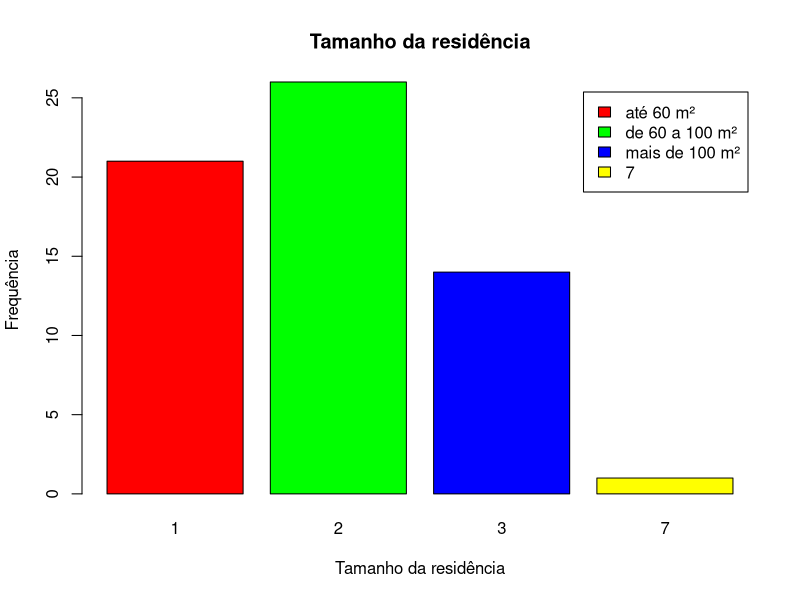
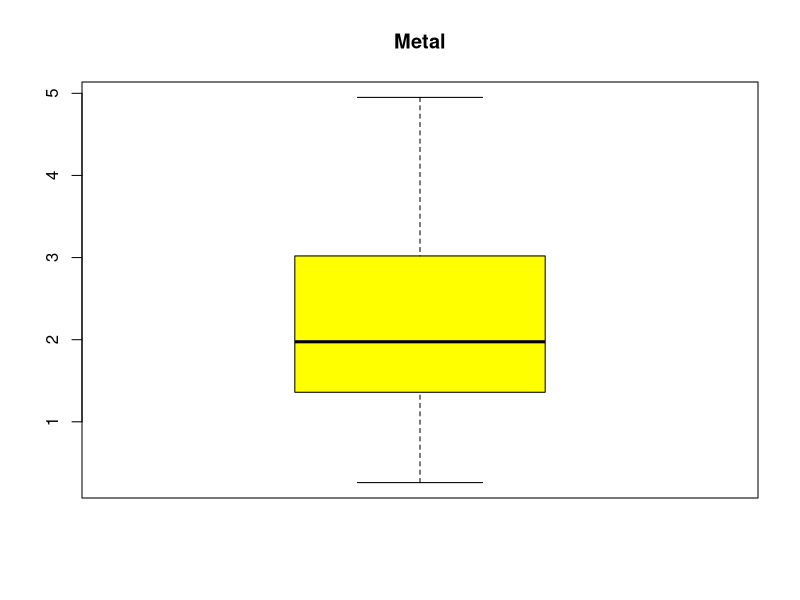
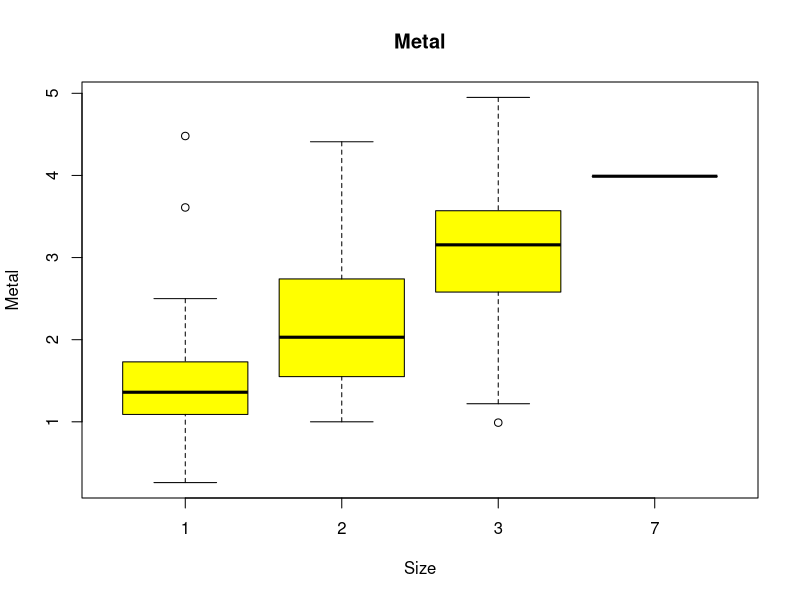
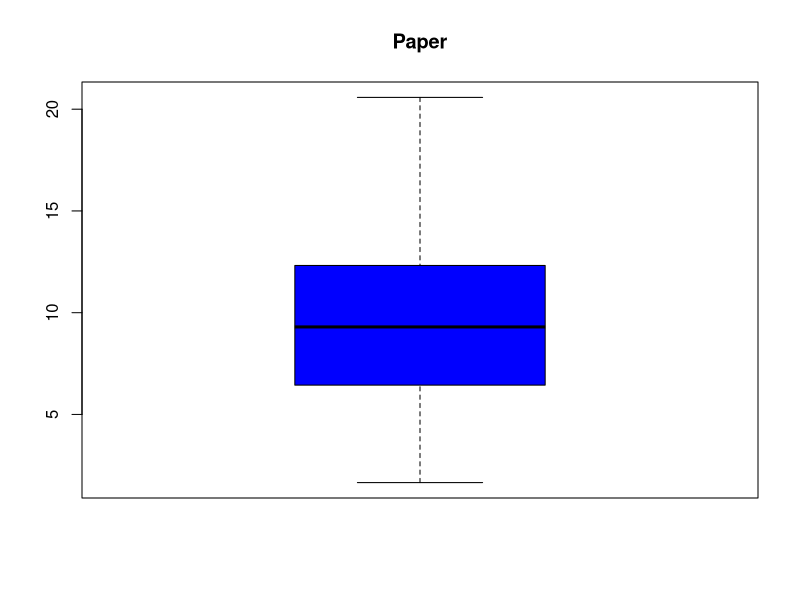
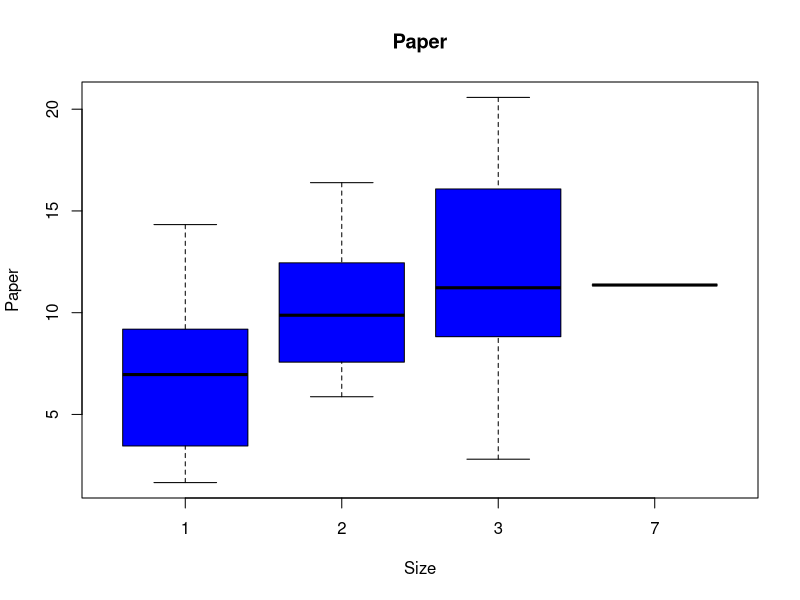
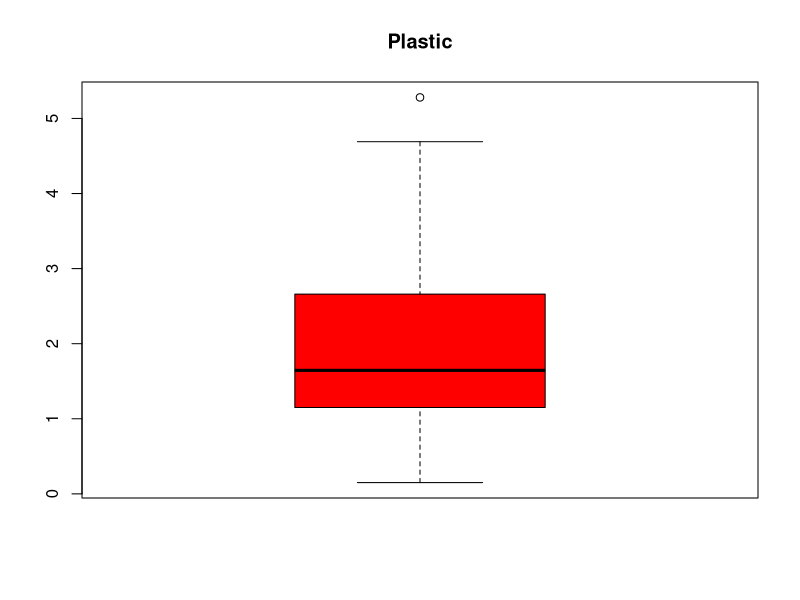
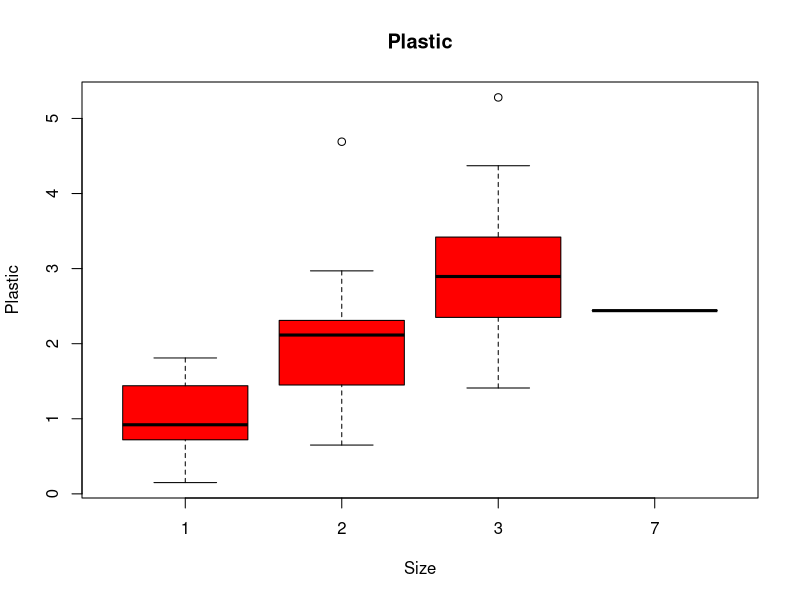
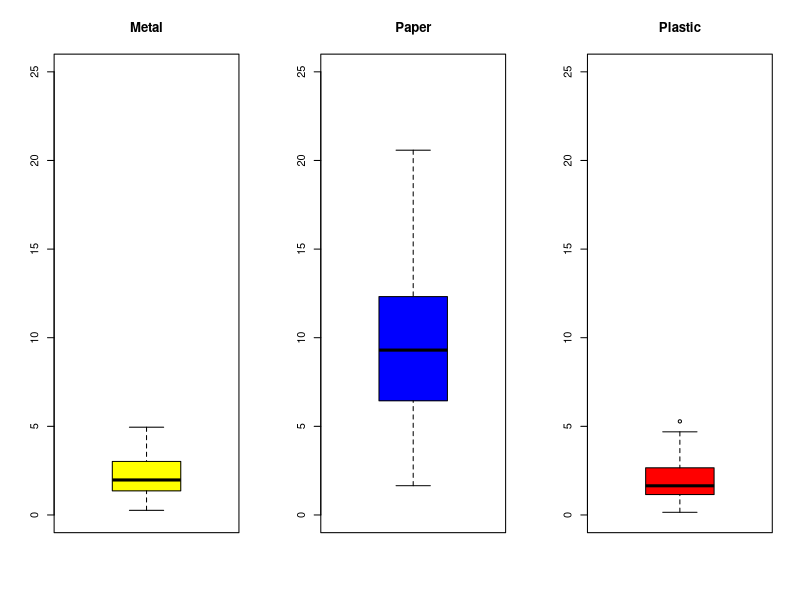

Generate these figures, in order, with R:
setwd('C:/Users/mario/OneDrive/Área de Trabalho/mestrado/propabilidade estatistica/t1')
# Lendo os dados
lixo <- read.table("lixo.csv",head=T,sep = ';',dec = ',')


attach(lixo)

tabela_size <- table(Size)

# Gráfico qualitativa
png('grafico_size.png',family = 'Arial')
barplot(tabela_size,
        col = c('red','green','blue','yellow'),
        main = 'Tamanho da residência',
        xlab = 'Tamanho da residência',
        ylab = 'Frequência',
        legend = c('até 60 m²','de 60 a 100 m²','mais de 100 m²','7'))
dev.off()

# medidas de tendência
media <- colMeans(lixo)
mediana <- sapply(lixo, median)
variancia <- sapply(lixo, var)
desvio <- sapply(lixo, sd)
percentil_metal <- quantile(Metal,probs = 0.8)
percentil_paper <- quantile(Paper,probs = 0.8)
percentil_plastic <- quantile(Plastic,probs = 0.8)
tudo <- sapply(lixo, summary)

# boxplot
png('metal_boxplot.png')
boxplot(Metal,col='yellow',main='Metal')
dev.off()

png('metal_size_boxplot.png')
boxplot(Metal~Size,col='yellow',main='Metal')
dev.off()

png('paper_boxplot.png')
boxplot(Paper,col='blue',main='Paper')
dev.off()

png('paper_size_boxplot.png')
boxplot(Paper~Size,col='blue',main='Paper')
dev.off()

png('plastic_boxplot.png')
boxplot(Plastic,col='red',main='Plastic')
dev.off()

png('plastic_size_boxplot.png')
boxplot(Plastic~Size,col='red',main='Plastic')
dev.off()

png('all_boxplot.png')
par(mfrow=c(1,3))
boxplot(Metal,ylim=c(0,25),col='yellow',main='Metal')
boxplot(Paper,ylim=c(0,25),col='blue',main='Paper')
boxplot(Plastic,ylim=c(0,25),col='red',main='Plastic')
dev.off()

# Gráficos de dispersão
png('metalxpaper.png')
colors <- c("1" = "red", "2" = "blue", "3" = "green")
plot(Metal,Paper,pch=19,col=colors[Size],main="Metal x Paper (em libras)")
legend("topleft", legend = c('1','2','3'), col = unique(colors), pch = 19)
dev.off()

png('metalxplastic.png')
colors <- c("1" = "red", "2" = "blue", "3" = "green")
plot(Metal,Plastic,pch=19,col=colors[Size],main="Metal x Plastic (em libras)")
legend("topleft", legend = c('1','2','3'), col = unique(colors), pch = 19)
dev.off()

png('paperxplastic.png')
colors <- c("1" = "red", "2" = "blue", "3" = "green")
plot(Paper,Plastic,pch=19,col=colors[Size],main="Paper X Plastic (em libras)")
legend("topleft", legend = c('1','2','3'), col = unique(colors), pch = 19)
dev.off()


